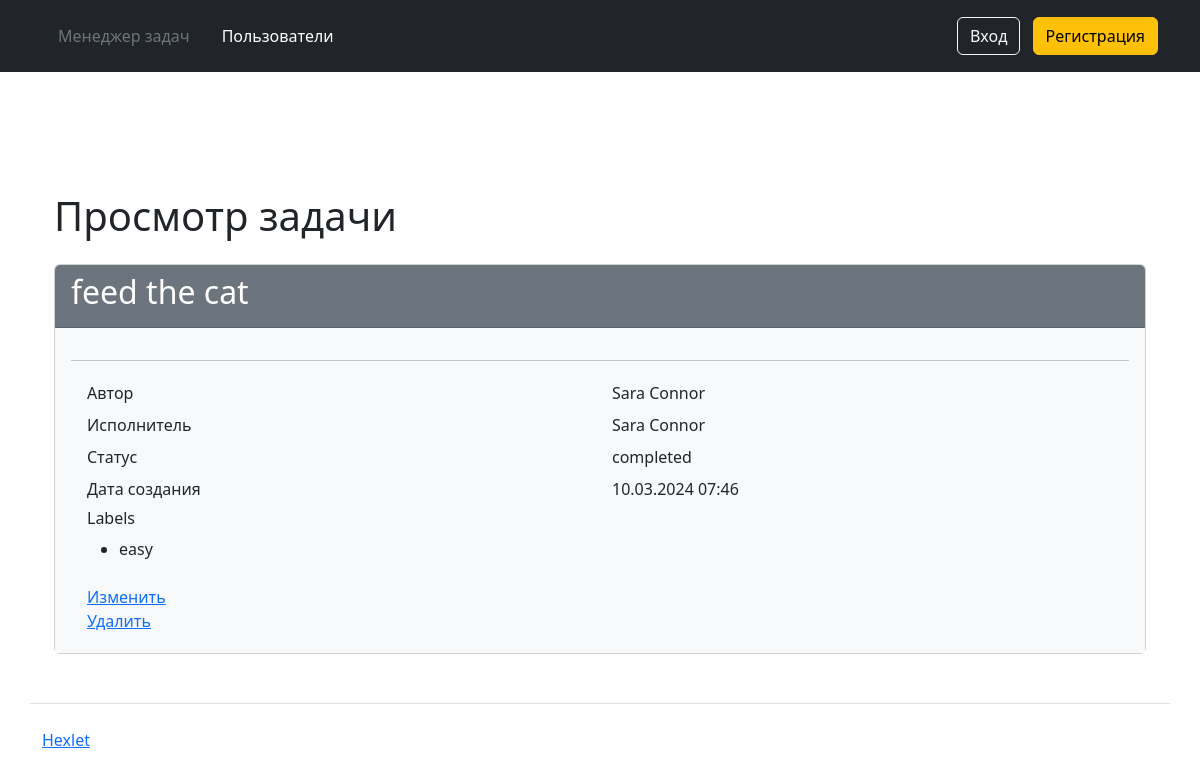
/tasks/1/, run on the app's committed database.
### task_manager/tasks/models.py (models this page shows, shortened)
class Task(models.Model):
    name = models.CharField(max_length=255, unique=True, verbose_name=_('Name'))
    description = models.TextField(blank=True, verbose_name=_('Description'))
    author = models.ForeignKey(CustomUser,
                               on_delete=models.PROTECT,
                               related_name='task_author',
                               verbose_name=_('Author'))
    timestamp = models.DateTimeField("time_stamp",
                                     auto_now_add=True)
    status = models.ForeignKey(Status,
                               on_delete=models.PROTECT,
                               verbose_name=_('Status'))
    executor = models.ForeignKey(CustomUser,
                                 on_delete=models.PROTECT,
                                 blank=True,
                                 null=True,
                                 related_name='task_executor',
                                 verbose_name=_('Executor'))
    labels = models.ManyToManyField(Labels,
                                    blank=True,
                                    through="IntermediateModel",
                                    verbose_name=_('Labels'))

### task_manager/users/models.py (models this page shows, shortened)
class CustomUser(AbstractUser):
    class Meta:
        ordering = ["id"]
    """
    def __str__(self):
        return self.username
    """
    def __str__(self):
        return self.get_full_name()

### task_manager/statuses/models.py (models this page shows)
class Status(models.Model):
    name = models.CharField(max_length=255, verbose_name=_('Name'))
    timestamp = models.DateTimeField("time_stamp", auto_now_add=True)
    def __str__(self):
        return self.name

### task_manager/labels/models.py (models this page shows)
class Labels(models.Model):
    name = models.CharField(max_length=255, verbose_name=_('Name'))
    timestamp = models.DateTimeField("time_stamp", auto_now_add=True)
    def __str__(self):
        return self.name

### task_manager/tasks/views.py (the view)
# urls.py: path('<int:pk>/', TaskInfoView.as_view(), name='task_card'),
class TaskInfoView(DetailView):
    model = Task
    template_name = 'tasks/task_card.html'

### task_manager/templates/tasks/task_card.html (shortened to what this page needs)
{% extends 'layout.html' %}
{% load i18n %}
{% block content %}
<div class="container wrapper flex-grow-1">
  <h1 class="my-4">
    {% trans "Task details" %}
  </h1>
  <div class="card">
    <div class="card-header bg-secondary text-white">
      <h2>{{task.name}}</h2>
    </div>
    <div class="card-body bg-light">
      <hr>
      <div class="container">
        <div class="row p-1">
          <div class="col">{% trans "Author" %}</div>
          <div class="col">{{task.author.get_full_name}}</div>
        </div>
        <div class="row p-1">
          <div class="col">{% trans "Executor" %}</div>
          <div class="col">{{task.executor}}</div>
        </div>
        <div class="row p-1">
          <div class="col">{% trans "Status" %}</div>
          <div class="col">{{task.status}}</div>
        </div>
        <div class="row p-1">
          <div class="col">{% trans "Creation date" %}</div>
          <div class="col">{{ task.timestamp|date:"d.m.Y H:i"}}</div>
        </div>
        <div class="row p-1">
            <div class="col">
                <h6> Labels </h6>
                {% if task.labels.all %}
                <ul>
                    {% for label in task.labels.all %}
                    <li>{{ label }}</li>
                    {% endfor %}
                </ul>
                {% endif %}
            </div>
        </div>
        <div class="row p-1">
          <div class="col">
            <a href="{% url 'task_update' task.id%}">{% trans "Update" %}</a>
            <br>
            <a href="% url 'task_delete' task.id%}">{% trans "Delete" %}</a>
          </div>
        </div>
      </div>
    </div>
  </div>
</div>
{% endblock %}

### data on the page
Task: name "feed the cat", author.get_full_name "Sara Connor", executor "Sara Connor", status "completed", timestamp "10.03.2024 07:46"
Labels: name "easy"
